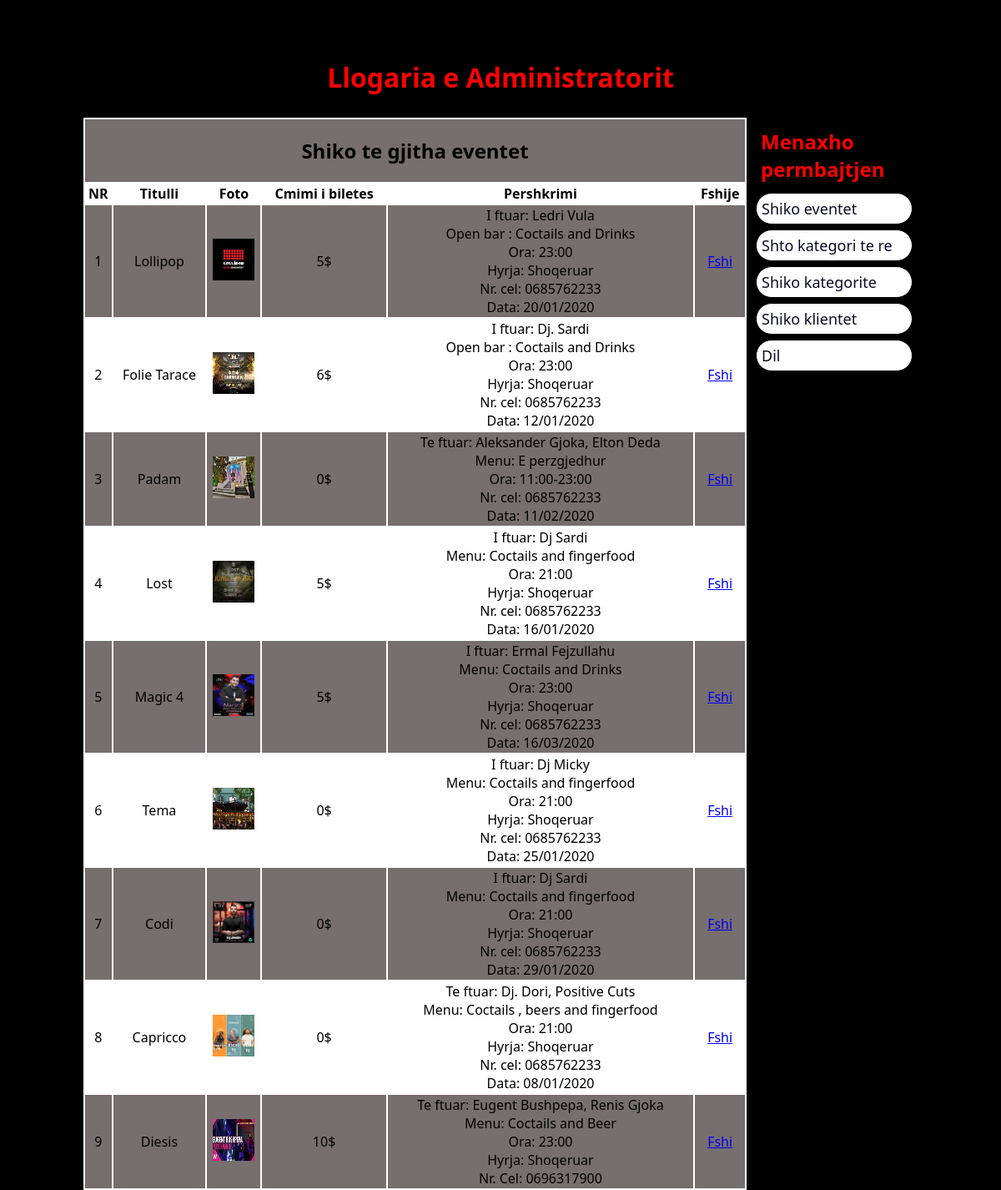
The page /admin.php?shiko_eventet (signed in) on the database its author committed.
### tables this page shows
CREATE TABLE `events` (
  `event_id` int(11) UNSIGNED NOT NULL,
  `event_category` varchar(30) NOT NULL,
  `event_day` varchar(50) NOT NULL,
  `emri_lokalit` varchar(50) NOT NULL,
  `event_name` text NOT NULL,
  `event_price` int(50) NOT NULL,
  `event_description` text NOT NULL,
  `event_image` varchar(50) NOT NULL,
  `event_keywords` text NOT NULL,
  `username_lokalit` text NOT NULL
);

### shiko_eventet.php (the view)
<table width="795px" align="center" class="table" >
    <tr>
        <td colspan="6" align="center"><h2>Shiko te gjitha eventet<h2></td>
    </tr>
    <tr>
        <th>NR</th>
        <th>Titulli</th>
        <th>Foto</th>
        <th>Cmimi i biletes</th>
        <th>Pershkrimi</th>
        <th>Fshije</th>
    </tr>
    <?php
        include("includes/database.php");
        $merri_eventet = "select * from events";
        $ekzekuto_eventet = mysqli_query($con, $merri_eventet);
        $i = 0;
        while($rresht_event = mysqli_fetch_array($ekzekuto_eventet)){
            $id_eventi=$rresht_event['event_id'];
            $titull_eventi = $rresht_event['emri_lokalit'];
            $foto_eventi = $rresht_event['event_image'];
            $cmim_eventi = $rresht_event['event_price'];
            $pershkrim_eventi = $rresht_event['event_description'];
            $i++;
    ?>
    <tr align="center" >
        <td><?php echo $i?></td>
        <td><?php echo $titull_eventi?></td>
        <td><img src="admin_area/event_images/<?php echo $foto_eventi;?>" width="50" height="50"></td>
        <td><?php echo $cmim_eventi;?>$</td>
        <td><?php echo $pershkrim_eventi?></td>
        <td><a href="fshi_event.php?fshi_event=<?php echo $id_eventi; ?>">Fshi</a></td>
    </tr>
        <?php }?>
</table>

### styles/admin_style.css (style rules this page uses)
* { font-family: 'Segoe UI', Tahoma, Geneva, Verdana, sans-serif; }
body { background:rgb(0, 0, 0); }
.table tbody tr:nth-child(odd) { background: rgb(119, 110, 110); }

### rows shown on the page
events: emri_lokalit "Lollipop", event_image (picture), event_price "5", event_description "I ftuar: Ledri Vula Open bar : Coctails and Drinks Ora: 23:00 Hyrja: Shoqeruar Nr. cel: 0685762233 Data: 20/01/2020"
events: emri_lokalit "Folie Tarace", event_image (picture), event_price "6", event_description "I ftuar: Dj. Sardi Open bar : Coctails and Drinks Ora: 23:00 Hyrja: Shoqeruar Nr. cel: 0685762233 Data: 12/01/2020"
events: emri_lokalit "Padam", event_image (picture), event_price "0", event_description "Te ftuar: Aleksander Gjoka, Elton Deda Menu: E perzgjedhur Ora: 11:00-23:00 Nr. cel: 0685762233 Data: 11/02/2020"
events: emri_lokalit "Lost", event_image (picture), event_price "5", event_description "I ftuar: Dj Sardi Menu: Coctails and fingerfood Ora: 21:00 Hyrja: Shoqeruar Nr. cel: 0685762233 Data: 16/01/2020"
events: emri_lokalit "Magic 4", event_image (picture), event_price "5", event_description "I ftuar: Ermal Fejzullahu Menu: Coctails and Drinks Ora: 23:00 Hyrja: Shoqeruar Nr. cel: 0685762233 Data: 16/03/2020"
events: emri_lokalit "Tema", event_image (picture), event_price "0", event_description "I ftuar: Dj Micky Menu: Coctails and fingerfood Ora: 21:00 Hyrja: Shoqeruar Nr. cel: 0685762233 Data: 25/01/2020"
events: emri_lokalit "Codi", event_image (picture), event_price "0", event_description "I ftuar: Dj Sardi Menu: Coctails and fingerfood Ora: 21:00 Hyrja: Shoqeruar Nr. cel: 0685762233 Data: 29/01/2020"
events: emri_lokalit "Capricco", event_image (picture), event_price "0", event_description "Te ftuar: Dj. Dori, Positive Cuts Menu: Coctails , beers and fingerfood Ora: 21:00 Hyrja: Shoqeruar Nr. cel: 0685762233 Data: 08/01/2020"
events: emri_lokalit "Diesis", event_image (picture), event_price "10", event_description "Te ftuar: Eugent Bushpepa, Renis Gjoka Menu: Coctails and Beer Ora: 23:00 Hyrja: Shoqeruar Nr. Cel: 0696317900"
